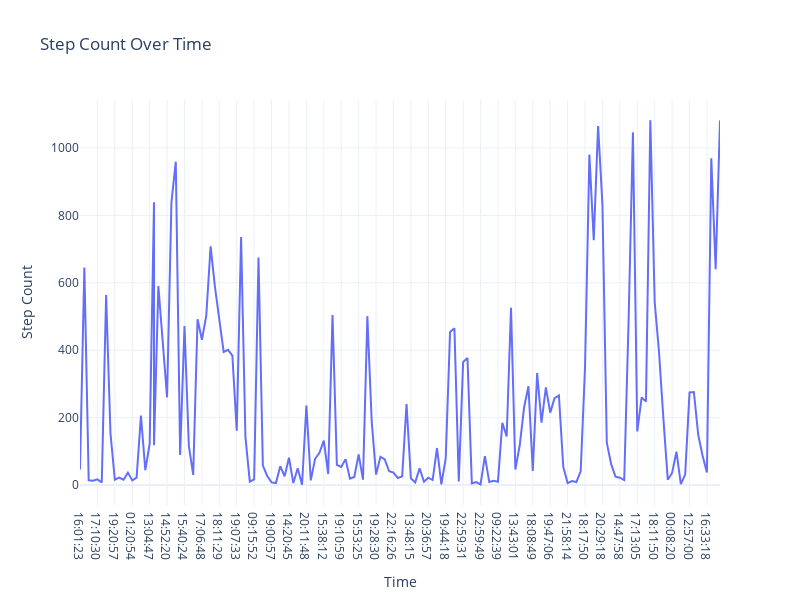

Write notebook code for a chart like this one.
### Markdown cell above
#### Analysing step-count over time

### Code cell
#step count over time
figure_1=px.line(data,x="Time",y="Step Count",title="Step Count Over Time",width=800,height=600)
figure_1.show()

### Figure 1 — Plotly figure (JSON) as saved in the notebook; plotly's stock layout.template omitted (floating-point values rounded to 4 significant figures; data arrays with more than 128 entries replaced by an {"elided": "..."} marker saying what was removed)
{"data": [{"hovertemplate": "Time=%{x}<br>Step Count=%{y}<extra></extra>", "legendgroup": "", "line": {"color": "#636efa", "dash": "solid"}, "marker": {"symbol": "circle"}, "mode": "lines", "name": "", "orientation": "v", "showlegend": false, "type": "scatter", "x": {"elided": "149 str values"}, "xaxis": "x", "y": {"elided": "149 int values"}, "yaxis": "y"}], "layout": {"height": 600, "legend": {"tracegroupgap": 0}, "title": {"text": "Step Count Over Time"}, "width": 800, "xaxis": {"anchor": "y", "domain": [0, 1], "title": {"text": "Time"}}, "yaxis": {"anchor": "x", "domain": [0, 1], "title": {"text": "Step Count"}}}}
